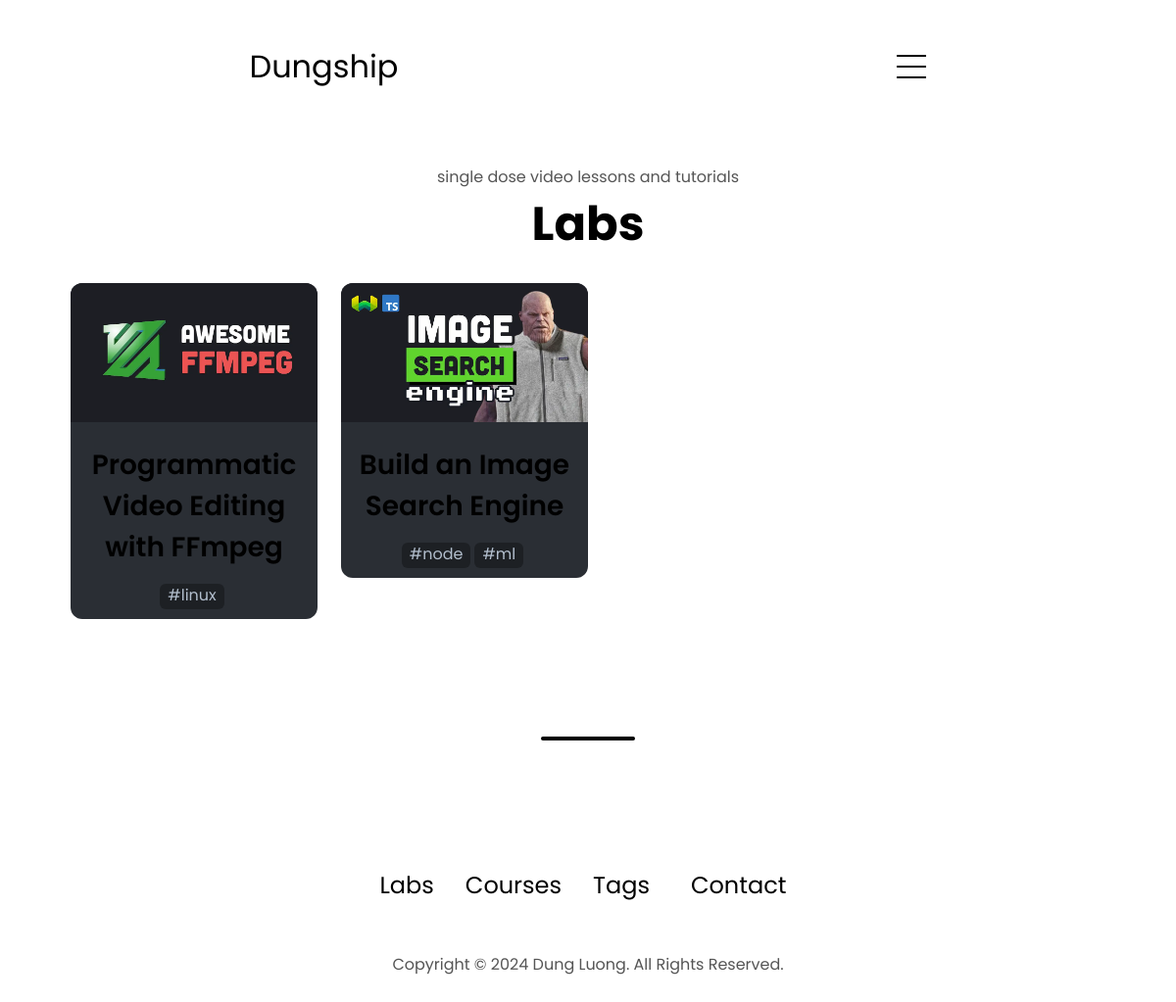
Before: /labs/ with the older database file.
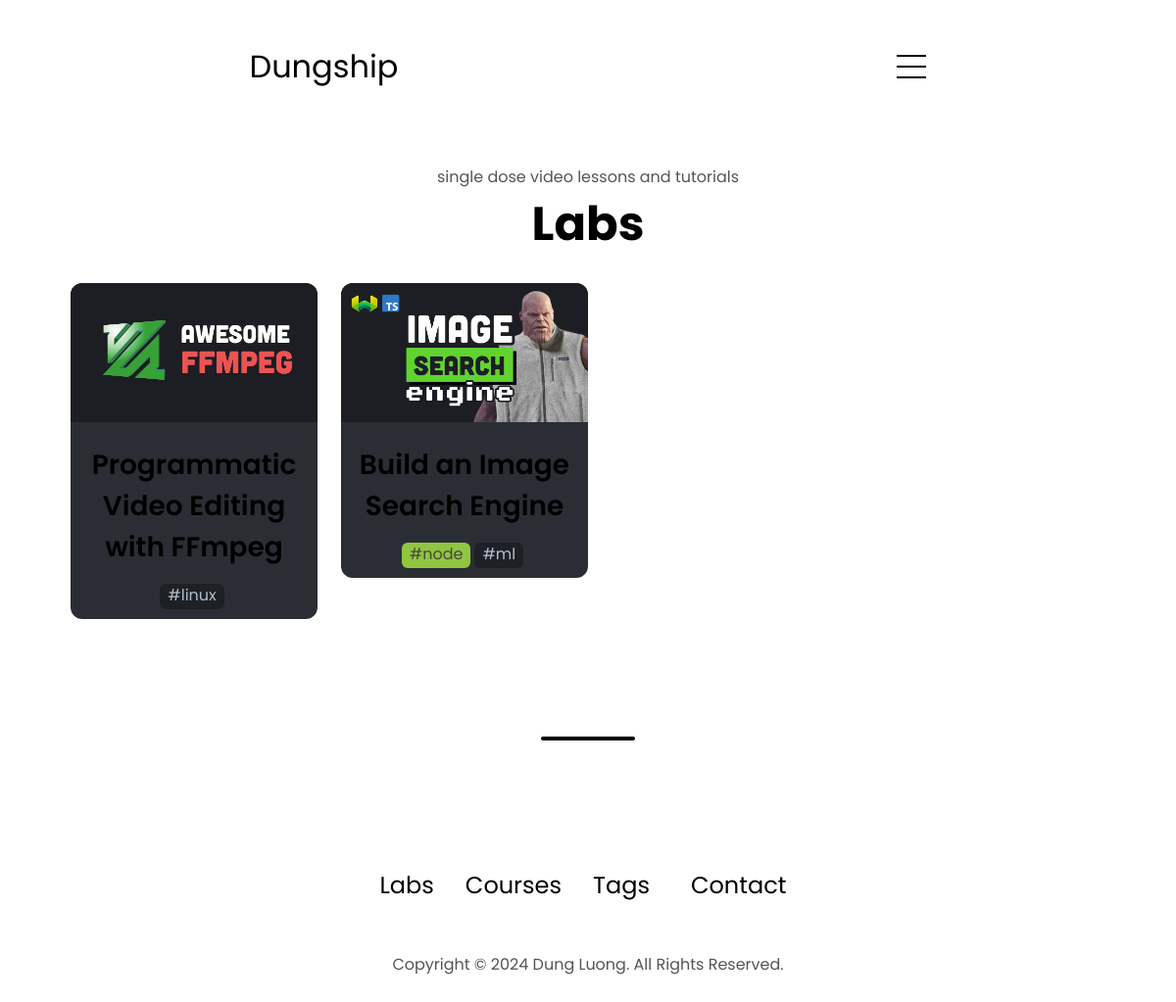
After: the same page with the newer database file.
### home/models.py (models this page shows, shortened)
class Labs(models.Model):
    lab_slug = models.SlugField(max_length=1000, unique=True)
    lab_title = models.CharField(max_length=1000)
    lab_sub_title = models.TextField(blank=True, null=True)
    lab_image = models.ImageField(upload_to='labs_images/', blank=True, null=True)
    lab_tags = models.ManyToManyField(Tags, related_name='labs_tags')
    lab_youtube_id = models.CharField(max_length=1000, blank=True, null=True)
    lab_content = MDTextField()
    date = models.DateTimeField(auto_now_add=True, null=True)

class Tags(models.Model):
    tag_slug = models.SlugField(max_length=200, unique=True)
    tag_text_color = models.CharField(max_length=200, null=True, blank=True)
    tag_background_color = models.CharField(max_length=200, null=True, blank=True)
    date = models.DateTimeField(auto_now_add=True, null=True)
    def __str__(self):
        return self.tag_slug

### home/views.py (the view)
# urls.py: path('labs/', labs, name='labs'),
def labs(request):
    data = {
        'tag':Tags.objects.all().order_by('-tag_slug'),
        'lab':Labs.objects.all().order_by('-date'),
    }
    return render(request, 'home/lab/labs.html', data)

### templates/home/lab/labs.html (shortened to what this page needs)
{% extends "../../base.html" %}
{% load static %}
{% block content %}
<section id="projects">
    <p class="section__text__p1">single dose video lessons and tutorials</p>
    <h1 class="title">Labs</h1>
    <div class="container-fluid mt-4">
        <div class="row">
            {% for i in lab %}
            <div class="col-md-3 mb-4" onclick="location.href='{% url 'lab_page' i.lab_slug%}'" style="cursor: pointer;">
                <div class="outer-most">
                    <img {% if i.lab_image %} src="{{i.lab_image.url}}" {% else %} src="{% static 'assets/default-cover.webp' %}" {% endif %} width="100%" alt="Project 3" class="course-img" style="border-radius: 12px 12px 0 0;" />
                    <h2 class="experience-sub-title project-title" style="text-align: center;">{{i.lab_title}}</h2>
                    <div class="d-flex flex-wrap justify-content-center">
                        {% for tag in i.lab_tags.all %}
                        <span class="tag" style="color: {{tag.tag_text_color}}!important;
            background-color: {{tag.tag_background_color}}!important;">#{{tag}}</span>
                        {% endfor %}
                    </div>
                </div>
            </div>
            {% endfor %}
        </div>
</section>
<div class="divider"></div>
<link rel="stylesheet" href="{% static 'bootstrap-5.3.3-dist/css/bootstrap-grid.min.css' %}">
{% endblock %}

### templates/base.html (shortened to what this page needs)
<!DOCTYPE html>
{% load static %}
<html lang="en">
<head>
    <link rel="stylesheet" href="{% static 'css/style.css' %}">
    <link rel="stylesheet" href="{% static 'css/mediaqueries.css' %}">
</head>
<body>
    <nav id="hamburger-nav">
        <div class="logo">Dungship</div>
        <div class="hamburger-menu">
            <div class="hamburger-icon" onclick="toggleMenu()">
                <span></span>
                <span></span>
                <span></span>
            </div>
        </div>
    </nav>
    {% block content %}{% endblock %}
    <footer>
        <nav>
            <div class="nav-links-container">
                <ul class="nav-links">
                    <li><a href="{% url 'labs' %}">Labs</a></li>
                    <li><a href="{% url 'courses' %}">Courses</a></li>
                    <li><a href="{% url 'tags' %}">Tags</a></li>
                    <li><a href="{% url 'home' %}#contact">Contact</a></li>
                </ul>
            </div>
        </nav>
        <p>Copyright &#169; 2024 Dung Luong. All Rights Reserved.</p>
    </footer>
</body>
</html>

### static/css/style.css (style rules this page uses)
:root { --primary-color: white; --primary-color-2: rgb(250, 250, 250); --primary-color-3: rgb(181, 181, 181); --background: none --background-color: rgb(255, 255, 255); --secondary-color: black; --secondary-color-2: rgb(85, 85, 85); --button-background: rgb(53, 53, 53); --button-text-hover: grey; --button-border: rgb(53, 53, 53) 0.1rem solid; --button-border-2: rgb(255, 255, 255) 0.1rem solid; --container-border: rgb(163, 163, 163); }
* { margin: 0; padding: 0; }
.divider { background-color: var(--secondary-color); text-align: center; margin-top: 6rem; margin-bottom: 5rem; margin-left: auto; margin-right: auto; border-radius: 999px; width: 6rem; height: 0.25rem; }
.outer-most { background-color: #2A2E34; padding-bottom: 10px; border-radius: 12px; }
.tag { margin-right: .25rem; display: inline-block; border-radius: .375rem; border-style: none; --tw-bg-opacity: .3; background-color: rgb(0 0 0 / var(--tw-bg-opacity)); padding: .25rem .5rem .375rem; font-size: 1rem; line-height: 1rem; --tw-text-opacity: 1; color: rgb(178 190 205 / var(--tw-text-opacity)); }
h2 { color: var(--secondary-color); }
h1 { color: var(--secondary-color); }
body { font-family: "Poppins", sans-serif; background-color: var(--background-color); background: var(--background); background-attachment: fixed; }
html { scroll-behavior: smooth; }
p { color: var(--secondary-color-2); }
ul, li { color: var(--secondary-color-2); }
a, .btn { transition: all 300ms ease; }
nav, .nav-links { display: flex; align-items: center; }
nav { justify-content: space-around; height: 17vh; }
.nav-links { gap: 2rem; list-style: none; font-size: 1.5rem; }
nav li:last-child { width: max-content; display: flex; margin: auto; padding: 10px; }
a { color: var(--secondary-color); text-decoration: none; text-decoration-color: var(--primary-color); }
.logo { font-size: 2rem; color: var(--secondary-color); }
#hamburger-nav { display: none; }
.hamburger-menu { position: relative; display: inline-block; }
.hamburger-icon { display: flex; flex-direction: column; justify-content: space-between; height: 24px; width: 30px; cursor: pointer; }
.hamburger-icon span { width: 100%; height: 2px; background-color: var(--secondary-color); transition: all 0.3 ease-in-out; }
.hamburger-icon span:first-child { transform: none; }
.hamburger-icon span:first-child { opacity: 1; }
section { padding-top: 4vh; height: 96vh; margin: 0 10rem; box-sizing: border-box; min-height: fit-content; }
.section__text__p1 { text-align: center; }
.title { color: var(--secondary-color); font-size: 3rem; text-align: center; }
.experience-sub-title { color: var(--secondary-color); font-weight: 600; font-size: 1.75rem; margin-bottom: 2rem; }
.project-title { margin: 1rem; color: var(--secondary-color); }
footer { height: 26vh; margin: 0 1rem; }
footer p { text-align: center; }

### static/css/mediaqueries.css (style rules this page uses)
@media screen and (max-width: 1200px) { #hamburger-nav { display: flex; } }
@media screen and (max-width: 1200px) { section, .section-container { height: fit-content; } }
@media screen and (max-width: 1200px) { section { margin: 0 5%; } }

### templates/home/lab/labs.html (style rules this page uses)
.col-md-3 { transition: all .2s ease-in-out; }
section { height: 100% !important; }

Changed rows visible on the page:
changed Tags "node": tag_text_color empty → "#46483d" (drawn)
